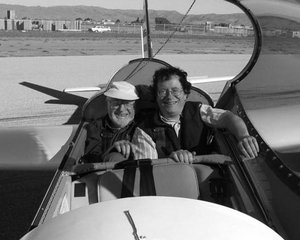
//> input picture 03_imgproc_module/22_match_template/Template_Matching_Original_Image.jpg, 300 x 240 px
$ ./bounding_rotated_boxes_and_ellipses ../22_match_template/Template_Matching_Original_Image.jpg   (built with g++ and OpenCV 4)
//> lines starting //> are read from the running program, lines starting //| are printed output that depends on the picture; after the words box and inside, x2 and y2 are one past the last pixel; in counts of white or black regions, pixels touching at a corner belong together
/**
 * @function generalContours_demo2.cpp
 * @brief Demo code to obtain ellipses and rotated rectangles that contain detected contours
 * @author OpenCV team
 */

#include "opencv2/imgcodecs.hpp"
#include "opencv2/highgui.hpp"
#include "opencv2/imgproc.hpp"
#include <iostream>

using namespace cv;
using namespace std;

Mat src_gray;
int thresh = 100;
RNG rng(12345);

/// Function header
void thresh_callback(int, void* );

/**
 * @function main
 */
int main( int argc, char** argv )
{
    /// Load source image and convert it to gray
    CommandLineParser parser( argc, argv, "{@input | ../../data/ball.jpg | input image}" );
    Mat src = imread( parser.get<String>( "@input" ) );
//> src is the input picture: 240 rows x 300 cols, CV_8UC3; min 0, max 255, mean 118.1
    if( src.empty() )
    {
        cout << "Could not open or find the image!\n" << endl;
        cout << "Usage: " << argv[0] << " <Input image>" << endl;
        return -1;
    }

    /// Convert image to gray and blur it
    cvtColor( src, src_gray, COLOR_BGR2GRAY );
    blur( src_gray, src_gray, Size(3,3) );
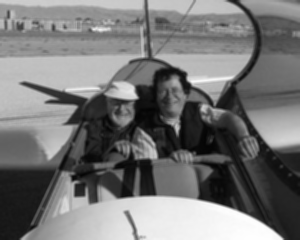
//> src_gray: 240 rows x 300 cols, CV_8UC1; min 4, max 254, mean 118.1

    /// Create Window
    const char* source_window = "Source";
    namedWindow( source_window );
    imshow( source_window, src );

	// 滑动条，调整canny边缘检测的下阈值，上阈值为其两倍
    const int max_thresh = 255;
    createTrackbar( "Canny thresh:", source_window, &thresh, max_thresh, thresh_callback );
    thresh_callback( 0, 0 );

    waitKey();
    return 0;
}

/**
 * @function thresh_callback
 */
void thresh_callback(int, void* )
{
    ///canny边缘检测，我感觉边缘检测效果不是很好，可能是因为我使用的图，感觉用threshold阈值转换应该效果更好
    Mat canny_output;
    Canny( src_gray, canny_output, thresh, thresh*2 );
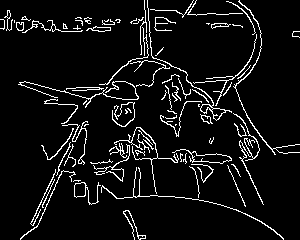
//> canny_output: 240 rows x 300 cols, CV_8UC1; 7% white in thin lines or dots
    /// 寻找轮廓点集
    vector<vector<Point> > contours;
    findContours( canny_output, contours, RETR_TREE, CHAIN_APPROX_SIMPLE, Point(0, 0) );
//> contours = 101 contours, 69 with area under 20; largest, box (x1, y1, x2, y2) and area: (172, 149, 232, 164) 278, (191, 151, 232, 164) 264, (147, 0, 232, 121) 202, (74, 182, 101, 205) 154, (74, 182, 86, 198) 142

	// 寻找每个轮廓点集的最小包围旋转矩形与椭圆
    /// Find the rotated rectangles and ellipses for each contour
    vector<RotatedRect> minRect( contours.size() );
    vector<RotatedRect> minEllipse( contours.size() );
    for( size_t i = 0; i < contours.size(); i++ )
    {
        minRect[i] = minAreaRect( contours[i] );
        if( contours[i].size() > 5 )
        {
            minEllipse[i] = fitEllipse( contours[i] );
        }
    }
//> this loop made 101 passes
//> after the loop, minRect = 101 RotatedRects (x, y, width, height, angle), first 8: [134.2, 224.4, 11.69, 33.58, -22.93], [141.5, 237, 4, 7, -90], [87, 193, 22, 26, -90], [79.5, 189.5, 15, 11, -90], [76.5, 180.5, 1, 7, -90], [47.65, 192.9, 30.46, 2.06, -67.83], [47.78, 205.8, 85.67, 13.75, -58.54], [44.04, 197.2, 60.48, 3.91, -65.22]

    /// Draw contours + rotated rects + ellipses
    Mat drawing = Mat::zeros( canny_output.size(), CV_8UC3 );
    for( size_t i = 0; i< contours.size(); i++ )
    {
        Scalar color = Scalar( rng.uniform(0, 256), rng.uniform(0,256), rng.uniform(0,256) );
        // contour
        drawContours( drawing, contours, (int)i, color );
        // ellipse
        ellipse( drawing, minEllipse[i], color, 2 );
        // 画出旋转矩形
        Point2f rect_points[4];
        minRect[i].points( rect_points );
        for ( int j = 0; j < 4; j++ )
        {
            line( drawing, rect_points[j], rect_points[(j+1)%4], color );
        }
    }
//> this loop made 101 passes
//> rect_points on passes 4, 5, 51, 55, 59: 4 Points (x, y): [85, 197], [74, 197], [74, 182], [85, 182], 4 Points (x, y): [80, 181], [73, 181], [73, 180], [80, 180], 4 Points (x, y): [103, 90], [66, 90], [66, 87], [103, 87], 4 Points (x, y): [138, 107], [18, 107], [18, 81], [138, 81], 4 Points (x, y): [238, 79], [237, 78], [250, 65], [251, 66]
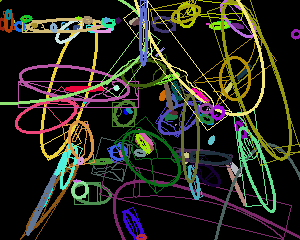
//> drawing: 240 rows x 300 cols, CV_8UC3; mean B, G, R 28.9, 37.9, 38.4

    /// Show in a window
    imshow( "Contours", drawing );
}
